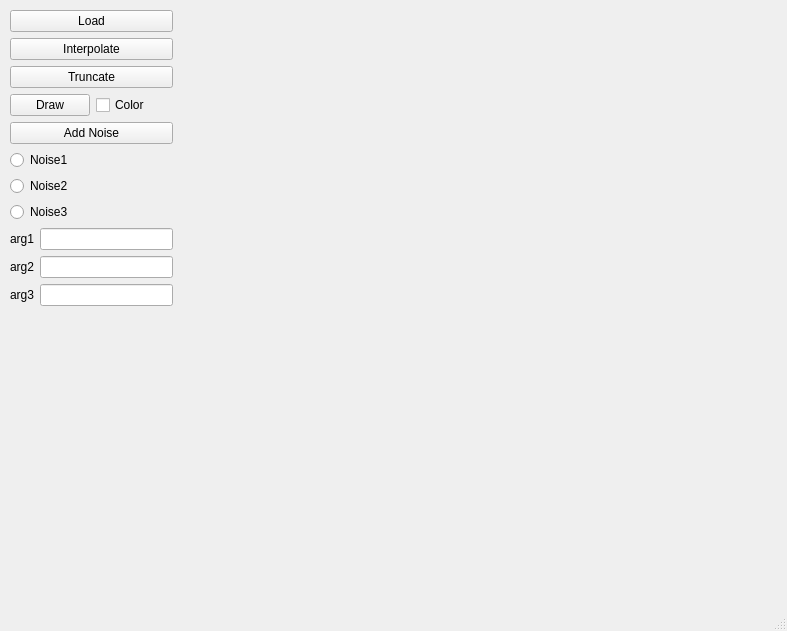
<?xml version="1.0" encoding="UTF-8"?>
<ui version="4.0">
 <class>MainWindow</class>
 <widget class="QMainWindow" name="MainWindow">
  <property name="geometry">
   <rect>
    <x>0</x>
    <y>0</y>
    <width>787</width>
    <height>631</height>
   </rect>
  </property>
  <property name="windowTitle">
   <string>Trajectory</string>
  </property>
  <widget class="QWidget" name="centralwidget">
   <widget class="QWidget" name="canvas" native="true">
    <property name="geometry">
     <rect>
      <x>190</x>
      <y>10</y>
      <width>581</width>
      <height>571</height>
     </rect>
    </property>
    <layout class="QVBoxLayout" name="verticalLayout"/>
   </widget>
   <widget class="QWidget" name="verticalLayoutWidget_2">
    <property name="geometry">
     <rect>
      <x>10</x>
      <y>10</y>
      <width>163</width>
      <height>571</height>
     </rect>
    </property>
    <layout class="QVBoxLayout" name="verticalLayout_2">
     <item>
      <widget class="QPushButton" name="loadButton">
       <property name="text">
        <string>Load</string>
       </property>
      </widget>
     </item>
     <item>
      <widget class="QPushButton" name="InterpolateButton">
       <property name="text">
        <string>Interpolate</string>
       </property>
      </widget>
     </item>
     <item>
      <layout class="QHBoxLayout" name="horizontalLayout">
       <property name="spacing">
        <number>4</number>
       </property>
       <property name="sizeConstraint">
        <enum>QLayout::SetMinimumSize</enum>
       </property>
      </layout>
     </item>
     <item>
      <widget class="QPushButton" name="truncButton">
       <property name="text">
        <string>Truncate</string>
       </property>
      </widget>
     </item>
     <item>
      <layout class="QHBoxLayout" name="horizontalLayout_2">
       <item>
        <widget class="QPushButton" name="drawButton">
         <property name="text">
          <string>Draw</string>
         </property>
        </widget>
       </item>
       <item>
        <widget class="QCheckBox" name="colorcheckBox">
         <property name="text">
          <string>Color</string>
         </property>
        </widget>
       </item>
      </layout>
     </item>
     <item>
      <layout class="QGridLayout" name="gridLayout">
       <item row="5" column="1">
        <widget class="QLineEdit" name="arg2Edt"/>
       </item>
       <item row="4" column="1">
        <widget class="QLineEdit" name="arg1Edt"/>
       </item>
       <item row="7" column="1">
        <spacer name="verticalSpacer">
         <property name="orientation">
          <enum>Qt::Vertical</enum>
         </property>
         <property name="sizeHint" stdset="0">
          <size>
           <width>20</width>
           <height>40</height>
          </size>
         </property>
        </spacer>
       </item>
       <item row="6" column="1">
        <widget class="QLineEdit" name="arg3Edt"/>
       </item>
       <item row="3" column="0" colspan="2">
        <widget class="QRadioButton" name="noise3">
         <property name="text">
          <string>Noise3</string>
         </property>
        </widget>
       </item>
       <item row="2" column="0" colspan="2">
        <widget class="QRadioButton" name="noise2">
         <property name="text">
          <string>Noise2</string>
         </property>
        </widget>
       </item>
       <item row="1" column="0" colspan="2">
        <widget class="QRadioButton" name="noise1">
         <property name="text">
          <string>Noise1</string>
         </property>
        </widget>
       </item>
       <item row="0" column="0" colspan="2">
        <widget class="QPushButton" name="nosieButton">
         <property name="text">
          <string>Add Noise</string>
         </property>
        </widget>
       </item>
       <item row="4" column="0">
        <widget class="QLabel" name="label">
         <property name="text">
          <string>arg1</string>
         </property>
        </widget>
       </item>
       <item row="5" column="0">
        <widget class="QLabel" name="label_2">
         <property name="text">
          <string>arg2</string>
         </property>
        </widget>
       </item>
       <item row="6" column="0">
        <widget class="QLabel" name="label_3">
         <property name="text">
          <string>arg3</string>
         </property>
        </widget>
       </item>
      </layout>
     </item>
    </layout>
   </widget>
  </widget>
  <widget class="QMenuBar" name="menubar">
   <property name="geometry">
    <rect>
     <x>0</x>
     <y>0</y>
     <width>787</width>
     <height>25</height>
    </rect>
   </property>
  </widget>
  <widget class="QStatusBar" name="statusbar"/>
 </widget>
 <resources/>
 <connections/>
</ui>
